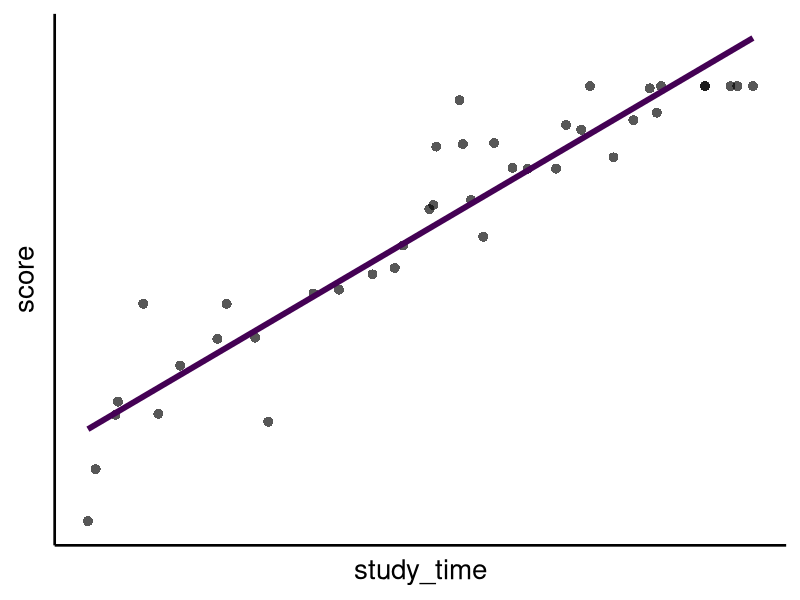
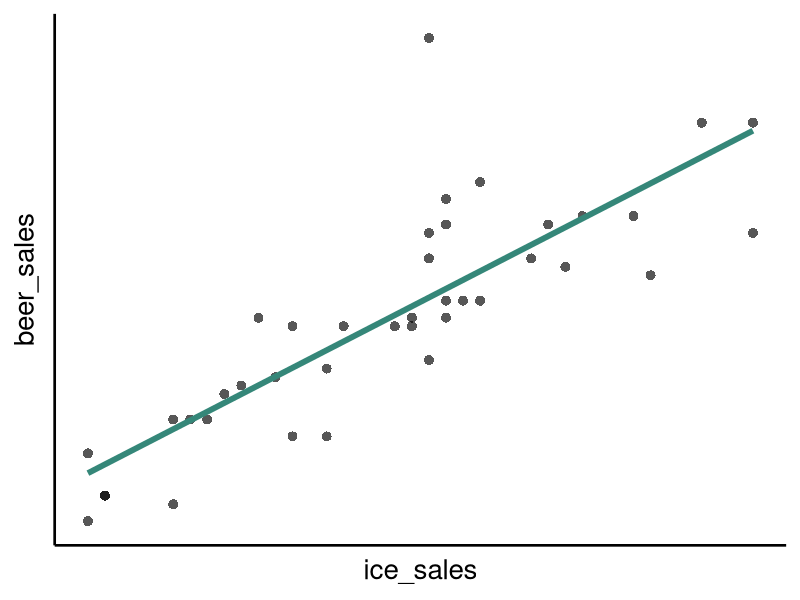
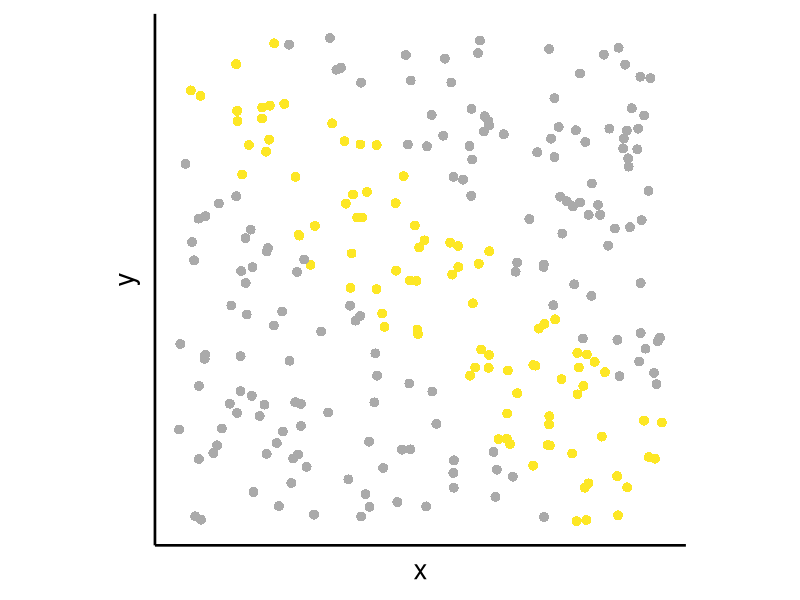
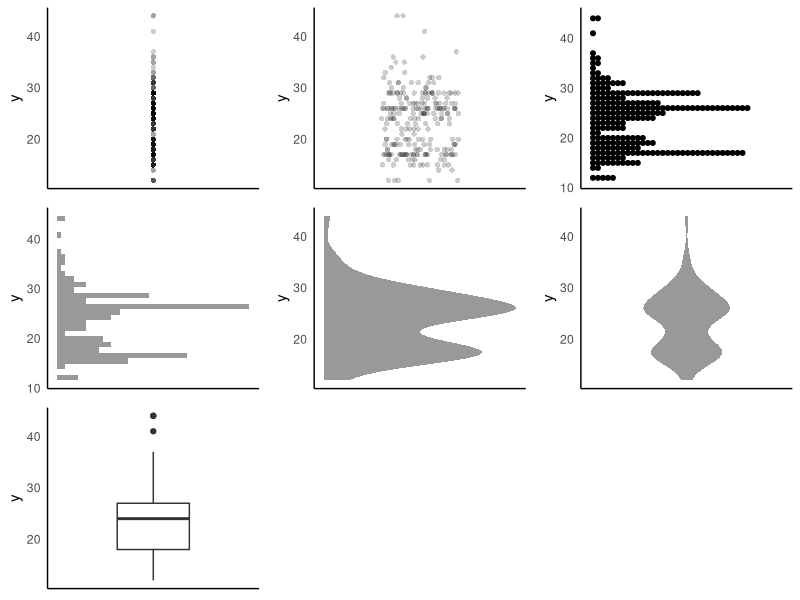

R code for these plots, in order:
## ---- chunk 1

## ---- chunk 2
library(ggplot2)
library(tibble)
library(dplyr)
library(tidyr)
knitr::opts_chunk$set(cache = TRUE)
## ---- chunk 3
n = 40L
tibble::tibble(
  study_time = runif(n, 0, 40),
  score = pmin(rnorm(n, 3 * study_time, 10), 100)) %>%
  ggplot() +
  aes(study_time, score) +
  geom_point(shape = 16, alpha = 0.66, size = 3) +
  stat_smooth(method = lm, formula = y ~ x + 0, se = FALSE, color = "#440154", size = 2, alpha = 0.7) +
  theme_classic(base_size = 20) +
  theme(axis.text = element_blank(), axis.ticks = element_blank())
## ---- chunk 4
n = 40L
tibble::tibble(
  temperature = runif(n, 0, 40),
  beer_sales = rpois(n, temperature * 1.3),
  ice_sales = rpois(n, temperature)) %>%
  ggplot() +
  aes(ice_sales, beer_sales) +
  geom_point(shape = 16, alpha = 0.66, size = 3) +
  stat_smooth(method = lm, formula = y ~ x, se = FALSE, color = "#358779", size = 2, alpha = 0.7) +
  theme_classic(base_size = 20) +
  theme(axis.text = element_blank(), axis.ticks = element_blank())
## ---- chunk 5
n = 256
tibble::tibble(x = runif(n), y = runif(n)) %>%
  dplyr::mutate(sampled = abs(x + y - 1) < 0.2) %>%
  dplyr::mutate(color = ifelse(sampled, "#fde725", "#aaaaaa")) %>%
  ggplot() +
  aes(x, y) +
  geom_point(aes(color = color), shape = 16, size = 3, alpha = 1) +
  scale_color_identity() +
  coord_fixed() +
  theme_classic(base_size = 20) +
  theme(axis.text = element_blank(), axis.ticks = element_blank())
## ---- chunk 6
library(palmerpenguins)
df = mpg %>% dplyr::mutate(y = hwy)
p0 = ggplot(df) + aes(y = y) +
  theme_classic() +
  theme(axis.title.x = element_blank(), axis.text.x = element_blank(), axis.ticks = element_blank())

cowplot::plot_grid(
  p0 + geom_point(aes(x = 0), shape = 16, alpha = 0.2),
  p0 + geom_jitter(aes(x = 0), height = 0, shape = 16, alpha = 0.2) + coord_cartesian(xlim = c(-1, 1)),
  p0 + geom_dotplot(aes(x = 0), binaxis = "y", binwidth = 1),
  p0 + geom_histogram(fill = "#999999"),
  p0 + geom_density(fill = "#999999", color = NA),
  p0 + geom_violin(aes(x = 0), fill = "#999999", color = NA) + coord_cartesian(xlim = c(-1, 1)),
  p0 + geom_boxplot() + coord_cartesian(xlim = c(-1, 1))
)
